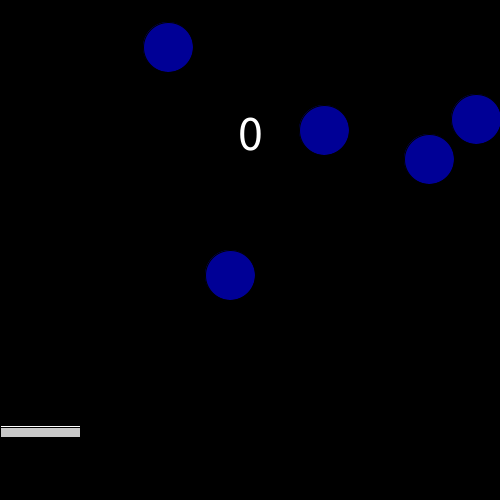
Frame 1 (no input)
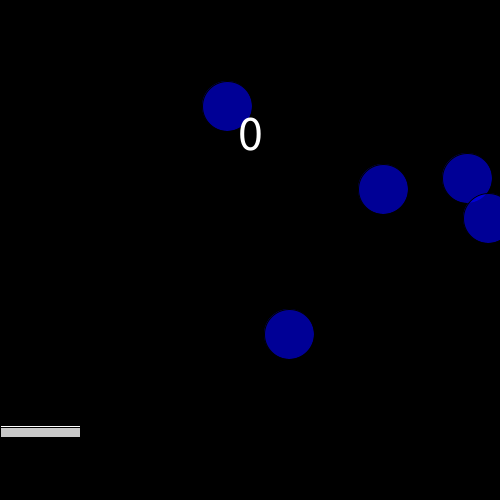
Frame 60 (the mouse pressed at the canvas centre just before this capture)
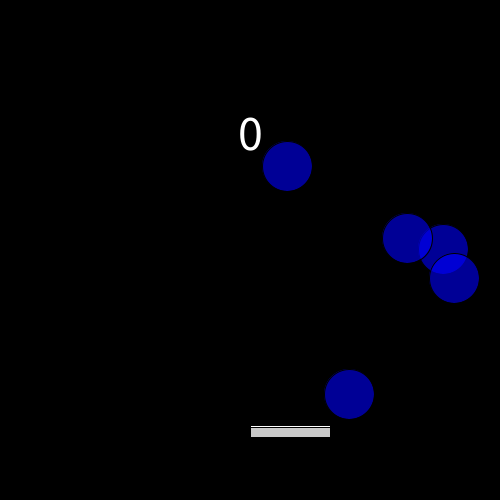
Frame 120 (the mouse held since frame 60 and released just before this capture)

The Processing sketch that drew these frames (run headless with seeded random() and noise(); from frame 60 on, the mouse is pressed at the canvas centre):

// Processing sketch: processing_83498
// ── processing_83498.pde

Pong ball;
Pong ball2, ball3, ball4, ball5;
Paddle bar;
int t;
int i = 0;



void setup()
{
  ball = new Pong();
  ball2 = new Pong();
  ball3 = new Pong();
  ball4 = new Pong();
  ball5 = new Pong();
  bar = new Paddle();
  size (500, 500);
}

void draw()
{
  background (0, 0, 0);
  bar.show();
  ball.bounce();
  ball.move();
  ball.show();
  ball2.move();
  ball2.bounce();
  ball2.show();
  ball3.move();
  ball3.bounce();
  ball3.show();
  ball4.move();
  ball4.bounce();
  ball4.show();
  ball5.move();
  ball5.bounce();
  ball5.show();
  score();
}

class Pong
{
  int xx;
  int yy;
  boolean horizontal, vertical;

  Pong()
  {
    xx = int(random(0, 500));
    yy = int(random(500));
    horizontal = true;
    vertical = true;
  }

  void move()
  {
    if (horizontal == true)
    {
      xx++;
    }
    if (horizontal == false)
    {
      xx--;
    }
    if (vertical == true)
    {
      yy++;
    }
    if (vertical == false)
    {
      yy--;
    }
  }

  void bounce()
  {
    if (xx > 500)
    {
      horizontal = false;
    }
    if (xx < 0)
    {
      horizontal = true;
    }
    if (yy > 500)
    {
      vertical =! vertical;
    }
    if (get(xx, yy) == color(255))
    {
      vertical =! vertical;
      i++;
    }
    if (yy < 0)
    {
      vertical = true;
    }
  }
  void show()
  {
    t=150;
    fill(0, 0, 255, t);
    ellipse(xx, yy, 50, 50);
  }
}

class Paddle
{
  void show()
  {
    fill(255);
    rect(mouseX, 425, 80, 2);
    fill(200);
    rect(mouseX, 427, 80, 10);
  }
}

void score()
{
  textAlign(CENTER);
  fill(255);
  textSize(50);
  text(i, 250, 150);
}
